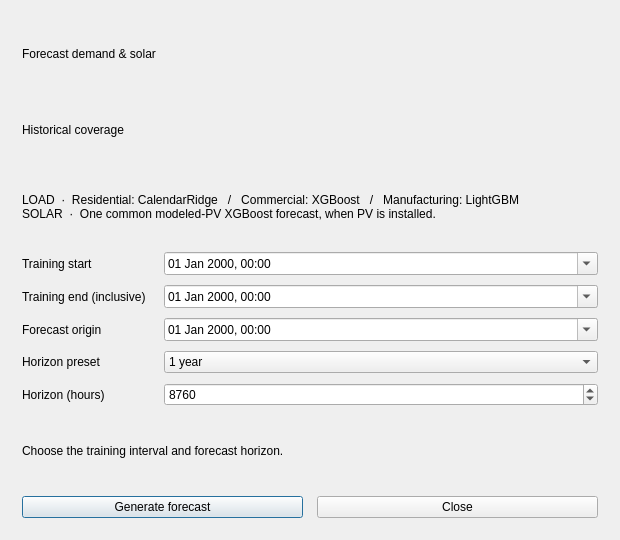
<?xml version='1.0' encoding='UTF-8'?>
<ui version="4.0">
  <class>ForecastDialog</class>
  <widget class="QDialog" name="ForecastDialog">
    <property name="geometry">
      <rect>
        <x>0</x>
        <y>0</y>
        <width>560</width>
        <height>302</height>
      </rect>
    </property>
    <layout class="QVBoxLayout" name="layout_forecast">
      <item><widget class="QLabel" name="lbl_forecast_title"><property name="text"><string>Forecast demand &amp; solar</string></property><property name="wordWrap"><bool>true</bool></property><property name="role" stdset="0"><string>title</string></property></widget></item><item><widget class="QLabel" name="lbl_forecast_coverage"><property name="text"><string>Historical coverage</string></property><property name="wordWrap"><bool>true</bool></property><property name="role" stdset="0"><string>hint</string></property></widget></item><item><widget class="QLabel" name="lbl_forecast_models"><property name="text"><string>LOAD  ·  Residential: CalendarRidge   /   Commercial: XGBoost   /   Manufacturing: LightGBM
SOLAR  ·  One common modeled-PV XGBoost forecast, when PV is installed.</string></property><property name="wordWrap"><bool>true</bool></property><property name="role" stdset="0"><string>hint</string></property></widget></item><item>
        <layout class="QFormLayout" name="layout_forecast_fields">
          <item row="5" column="0">
            <widget class="QLabel" name="lbl_spin_forecast_horizon">
              <property name="text">
                <string>Horizon (hours)</string>
              </property>
            </widget>
          </item>
          <item row="5" column="1">
            <widget class="QSpinBox" name="spin_forecast_horizon">
              <property name="toolTip">
                <string>Number of future hourly samples.</string>
              </property>
            <property name="minimum"><number>1</number></property><property name="maximum"><number>1000000</number></property><property name="value"><number>8760</number></property></widget>
          </item>
          <item row="1" column="0"><widget class="QLabel" name="lbl_date_training_start"><property name="text"><string>Training start</string></property></widget></item><item row="1" column="1"><widget class="QDateTimeEdit" name="date_training_start"><property name="calendarPopup"><bool>true</bool></property><property name="displayFormat"><string>dd MMM yyyy, HH:mm</string></property></widget></item><item row="2" column="0"><widget class="QLabel" name="lbl_date_training_end"><property name="text"><string>Training end (inclusive)</string></property></widget></item><item row="2" column="1"><widget class="QDateTimeEdit" name="date_training_end"><property name="calendarPopup"><bool>true</bool></property><property name="displayFormat"><string>dd MMM yyyy, HH:mm</string></property></widget></item><item row="3" column="0"><widget class="QLabel" name="lbl_date_forecast_origin"><property name="text"><string>Forecast origin</string></property></widget></item><item row="3" column="1"><widget class="QDateTimeEdit" name="date_forecast_origin"><property name="calendarPopup"><bool>true</bool></property><property name="displayFormat"><string>dd MMM yyyy, HH:mm</string></property></widget></item><item row="4" column="0"><widget class="QLabel" name="lbl_combo_horizon_preset"><property name="text"><string>Horizon preset</string></property></widget></item><item row="4" column="1"><widget class="QComboBox" name="combo_horizon_preset"><item><property name="text"><string>24 h</string></property><property name="userData"><string>24</string></property></item><item><property name="text"><string>7 days</string></property><property name="userData"><string>168</string></property></item><item><property name="text"><string>1 year</string></property><property name="userData"><string>8760</string></property></item><item><property name="text"><string>Custom</string></property><property name="userData"><string>0</string></property></item><property name="toolTip"><string>Quickly set a 24-hour, 7-day or annual forecast; choose Custom for another hourly horizon.</string></property><property name="currentIndex"><number>2</number></property></widget></item><property name="horizontalSpacing"><number>18</number></property><property name="verticalSpacing"><number>10</number></property></layout>
      </item>
      <item>
        <widget class="QLabel" name="lbl_forecast_status">
          <property name="wordWrap">
            <bool>true</bool>
          </property>
        <property name="role" stdset="0"><string>status</string></property><property name="text"><string>Choose the training interval and forecast horizon.</string></property></widget>
      </item>
      <item>
        <layout class="QHBoxLayout" name="layout_forecast_buttons">
          <item>
            <widget class="QPushButton" name="btn_generate_forecast">
              <property name="toolTip">
                <string>Save load/PV forecast CSVs to the current session and activate them.</string>
              </property>
            <property name="text"><string>Generate forecast</string></property><property name="role" stdset="0"><string>primary</string></property></widget>
          </item>
          <item>
            <widget class="QPushButton" name="btn_cancel_forecast">
              <property name="toolTip">
                <string>Close the forecasting dialog.</string>
              </property>
            <property name="text"><string>Close</string></property></widget>
          </item>
        </layout>
      </item>
    <property name="leftMargin"><number>22</number></property><property name="topMargin"><number>22</number></property><property name="rightMargin"><number>22</number></property><property name="bottomMargin"><number>22</number></property><property name="spacing"><number>14</number></property></layout>
  <property name="windowTitle"><string>Forecast — approved calendar winners</string></property><property name="minimumSize"><size><width>620</width><height>540</height></size></property></widget>
  <resources/>
  <connections/>
</ui>
